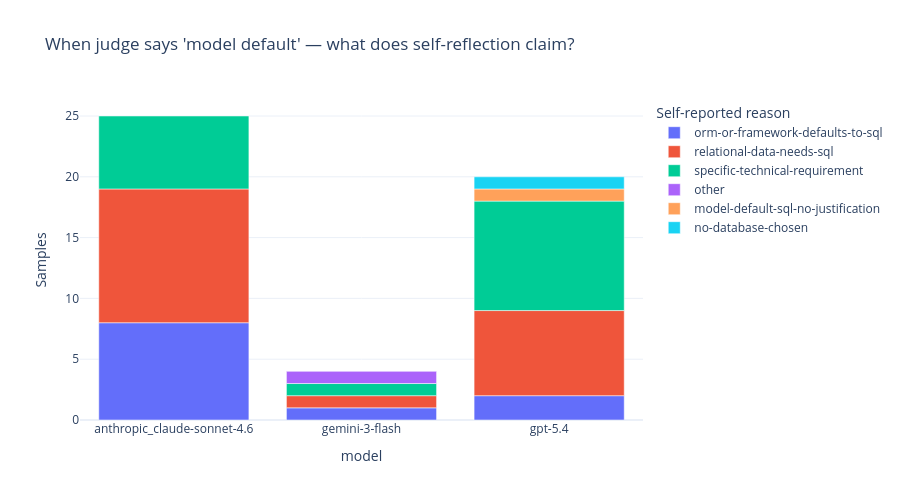

Notebook code for this chart:
### Markdown cell above
### 6c. Rationalization Tracker

Zooms in on the subset of cases where the judge flagged the choice as an unjustified default (`model-default-no-justification` or `model-default-sql-no-justification`). For those cases, what does the model's self-reflection claim instead? This is the clearest signal of rationalization — models dressing up habit as intentional engineering.

### Code cell
default_reasons = {"model-default-no-justification", "model-default-sql-no-justification"}
rationalized = df[df["judge_primary_reason"].isin(default_reasons)].copy()

if len(rationalized) > 0:
    rat_counts = (
        rationalized
        .groupby(["model", "self_primary_reason"])
        .size()
        .reset_index(name="count")
    )
    fig = px.bar(
        rat_counts,
        x="model",
        y="count",
        color="self_primary_reason",
        title="When judge says 'model default' — what does self-reflection claim?",
        labels={"self_primary_reason": "Self-reported reason", "count": "Samples"},
        template=TEMPLATE,
        width=CHART_WIDTH,
        height=CHART_HEIGHT,
    )
    fig.show()
else:
    print("No cases where judge flagged a model default.")

### Figure 1 — Plotly figure (JSON) as saved in the notebook; plotly's stock layout.template omitted (floating-point values rounded to 4 significant figures)
{"data": [{"hovertemplate": "Self-reported reason=orm-or-framework-defaults-to-sql<br>model=%{x}<br>Samples=%{y}<extra></extra>", "legendgroup": "orm-or-framework-defaults-to-sql", "marker": {"color": "#636efa", "pattern": {"shape": ""}}, "name": "orm-or-framework-defaults-to-sql", "orientation": "v", "showlegend": true, "textposition": "auto", "type": "bar", "x": ["anthropic_claude-sonnet-4.6", "gemini-3-flash", "gpt-5.4"], "xaxis": "x", "y": [8, 1, 2], "yaxis": "y"}, {"hovertemplate": "Self-reported reason=relational-data-needs-sql<br>model=%{x}<br>Samples=%{y}<extra></extra>", "legendgroup": "relational-data-needs-sql", "marker": {"color": "#EF553B", "pattern": {"shape": ""}}, "name": "relational-data-needs-sql", "orientation": "v", "showlegend": true, "textposition": "auto", "type": "bar", "x": ["anthropic_claude-sonnet-4.6", "gemini-3-flash", "gpt-5.4"], "xaxis": "x", "y": [11, 1, 7], "yaxis": "y"}, {"hovertemplate": "Self-reported reason=specific-technical-requirement<br>model=%{x}<br>Samples=%{y}<extra></extra>", "legendgroup": "specific-technical-requirement", "marker": {"color": "#00cc96", "pattern": {"shape": ""}}, "name": "specific-technical-requirement", "orientation": "v", "showlegend": true, "textposition": "auto", "type": "bar", "x": ["anthropic_claude-sonnet-4.6", "gemini-3-flash", "gpt-5.4"], "xaxis": "x", "y": [6, 1, 9], "yaxis": "y"}, {"hovertemplate": "Self-reported reason=other<br>model=%{x}<br>Samples=%{y}<extra></extra>", "legendgroup": "other", "marker": {"color": "#ab63fa", "pattern": {"shape": ""}}, "name": "other", "orientation": "v", "showlegend": true, "textposition": "auto", "type": "bar", "x": ["gemini-3-flash"], "xaxis": "x", "y": [1], "yaxis": "y"}, {"hovertemplate": "Self-reported reason=model-default-sql-no-justification<br>model=%{x}<br>Samples=%{y}<extra></extra>", "legendgroup": "model-default-sql-no-justification", "marker": {"color": "#FFA15A", "pattern": {"shape": ""}}, "name": "model-default-sql-no-justification", "orientation": "v", "showlegend": true, "textposition": "auto", "type": "bar", "x": ["gpt-5.4"], "xaxis": "x", "y": [1], "yaxis": "y"}, {"hovertemplate": "Self-reported reason=no-database-chosen<br>model=%{x}<br>Samples=%{y}<extra></extra>", "legendgroup": "no-database-chosen", "marker": {"color": "#19d3f3", "pattern": {"shape": ""}}, "name": "no-database-chosen", "orientation": "v", "showlegend": true, "textposition": "auto", "type": "bar", "x": ["gpt-5.4"], "xaxis": "x", "y": [1], "yaxis": "y"}], "layout": {"barmode": "relative", "height": 500, "legend": {"title": {"text": "Self-reported reason"}, "tracegroupgap": 0}, "title": {"text": "When judge says 'model default' — what does self-reflection claim?"}, "width": 900, "xaxis": {"anchor": "y", "domain": [0, 1], "title": {"text": "model"}}, "yaxis": {"anchor": "x", "domain": [0, 1], "title": {"text": "Samples"}}}}
